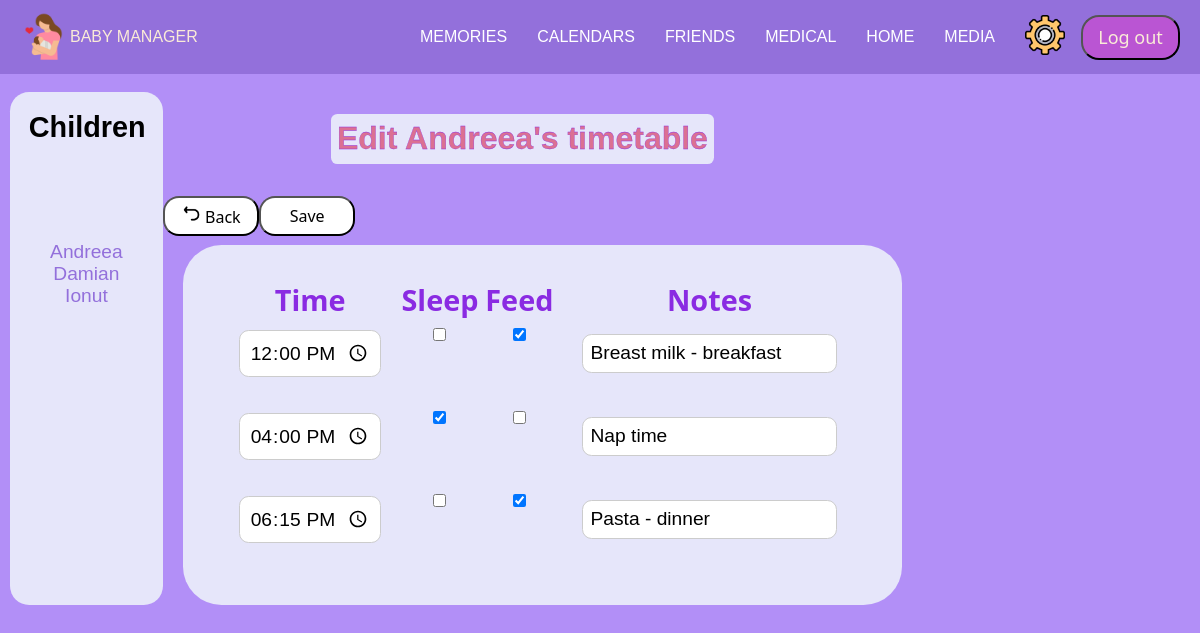
The page /Calendars/Edit-calendars.php?id=1 (signed in) on the database as committed earlier.
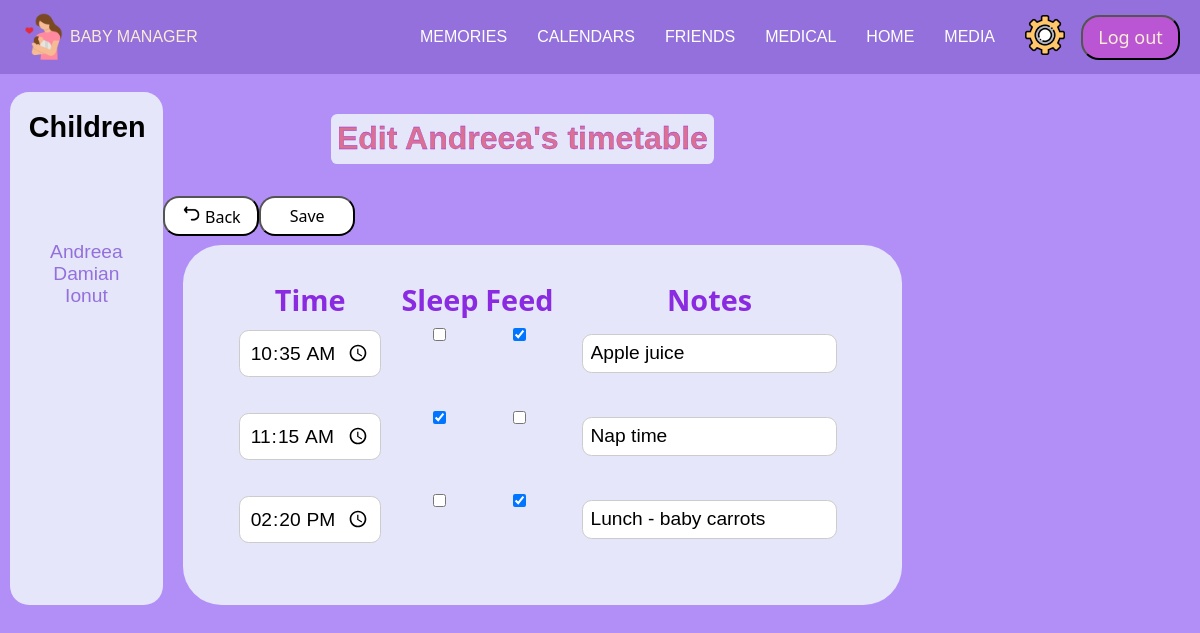
The same page on the database as committed later.
### tables this page shows
CREATE TABLE `child` (
  `id` int(11) NOT NULL,
  `id_parent` int(11) NOT NULL,
  `firstname` varchar(200) NOT NULL,
  `lastname` varchar(200) NOT NULL,
  `birthday` date NOT NULL,
  `gender` varchar(50) NOT NULL
);

CREATE TABLE `calendar` (
  `id` int(11) NOT NULL,
  `id_user` int(11) NOT NULL,
  `id_child` int(11) NOT NULL,
  `time` time NOT NULL,
  `sleep` tinyint(1) DEFAULT NULL,
  `feed` tinyint(1) DEFAULT NULL,
  `notes` varchar(100) NOT NULL
);

### Calendars/calendars-service.php (called while the page is built, shortened)
<?php
require '../config.php';
function getCalendar($user_id, $id_child) {
    global $mysql;
    $sql= "SELECT * FROM calendar where id_user=? and id_child=? order by time asc";
    $stmt = $mysql->prepare($sql);
    $stmt->bind_param('ii', $user_id, $id_child);
    $stmt->execute();
    $result = $stmt->get_result();
    $calendar = array();
    while($row = $result->fetch_assoc()) {
        $calendar[] = $row;
    }
    return $calendar;
}
function getNameChild($id_child) {
    global $mysql;
    $sql = "SELECT firstname FROM child where id=?";
    $stmt = $mysql->prepare($sql);
    $stmt->bind_param('i', $id_child);
    $stmt->execute();
    $name= $stmt->get_result();
    $res=$name->fetch_assoc();
    return $res['firstname'];
}
?>

### Calendars/Edit-calendars.php (the view, shortened to what the changed rows need)
<?php
    require "../config.php";
    require "calendars-service.php";
    $user_id = $_SESSION["id"];
    $id_child = $_GET['id'];
    $calendar = getCalendar($user_id, $id_child);
?>
<!DOCTYPE html>
<html lang="en-US">
<head>
    <link href="admin-topbar.css" rel="stylesheet" />
    <link href="Style-calendars-child3.css" rel="stylesheet" />
    <link rel="stylesheet" href="https://cdnjs.cloudflare.com/ajax/libs/font-awesome/6.0.0-beta2/css/all.min.css" />
</head>
<body>
    <?php require "../login-topbar.php"; ?>
        <div class="page">
            <?php require "leftbar-calendars.php"; ?>
            <div class="container">
                <h1> Edit <?php echo getNameChild($id_child); ?>'s timetable</h1>
                <div class="buttons">
                    <a href="Calendars-child.php?id=<?php echo $id_child; ?>">
                    </a>
                <form method="post"  action="Edit-calendars-controller.php">
                </div>
                    <div id="table-calender" >
                    <table id="table">
                        <div class="labels">
                            <tr>
                                <th><label for="time">Time</label></th>
                                <th><label for="Sleep">Sleep</label></th>
                                <th><label for="Feed">Feed</label></th>
                                <th><label for="notes">Notes</label></th>
                            </tr>
                        </div>
                        <?php
                            foreach($calendar as $row) {
                        ?>
                        <tr>
                            <div class="valori">
                                <div class="time-inp">
                                    <td><input type="time" value="<?php echo $row['time']; ?>" id="time" name="time[]"></td>
                                </div>
                                <div class="sleep-chk">
                                    <?php
                                        if($row['sleep'] == 1)
                                        {
                                    ?>
                                        <td><input type="checkbox" id="sleep" value="<?php echo $row['id']; ?>" name="sleep[]" checked></td>
                                    <?php
                                        } else {
                                    ?>
                                        <td><input type="checkbox" id="sleep" value="<?php echo $row['id']; ?>" name="sleep[]"></td>
                                    <?php
                                        }
                                    ?>
                                </div>
                                <div class="feed-chk">
                                    <?php
                                        if($row['feed'] == 1)
                                        {
                                    ?>
                                        <td><input type="checkbox" id="feed" value="<?php echo $row['id']; ?>" name="feed[]" checked></td>
                                    <?php
                                        } else {
                                    ?>
                                        <td><input type="checkbox" id="feed" value="<?php echo $row['id']; ?>" name="feed[]"></td>
                                    <?php
                                        }
                                    ?>
                                </div>
                                <div class="note-in">
                                    <td><input type="text" id="notes" name="notes[]" value="<?php echo $row['notes']; ?>"></td>
                                </div>
                            </div>
                        </tr>
                        <?php
                            }
                        ?>
                    </table>
                    </div>
            </div>
        </div>
</body>
</html>

### Calendars/leftbar-calendars.php
<?php
    $user_id = $_SESSION["id"];
    $sql2= mysqli_query($mysql, "SELECT * FROM child where id_parent='$user_id'");
?>
<div class="leftbar">
    <h2>Children</h2>
    <ul class="choose-child">
        <?php
            while ($row = mysqli_fetch_assoc($sql2)) {
                $child_name = $row['firstname'];
                $child_id = $row['id'];
        ?>
            <li> <a href="Calendars-child.php?id=<?php echo $child_id; ?>" class="child"> <?php echo $child_name; ?> </a> </li>
        <?php
            }
        ?>
    </ul>
 </div>

Rows that differ between the two databases and show on the page:
removed calendar: time "12:00:00", notes "Breast milk - breakfast"
removed calendar: time "16:00:00", notes "Nap time"
removed calendar: time "18:15:00", notes "Pasta - dinner"
added calendar: time "10:35:00", notes "Apple juice"
added calendar: time "11:15:00", notes "Nap time"
added calendar: time "14:20:00", notes "Lunch - baby carrots"
